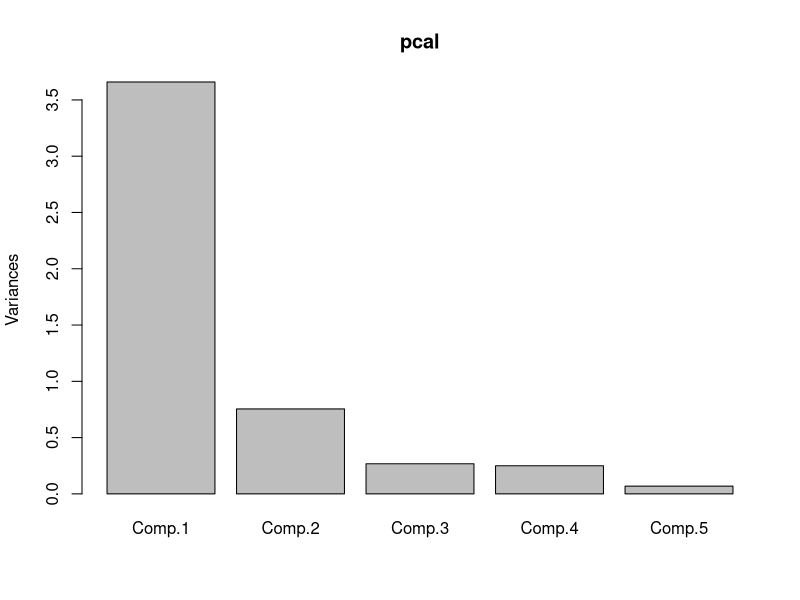
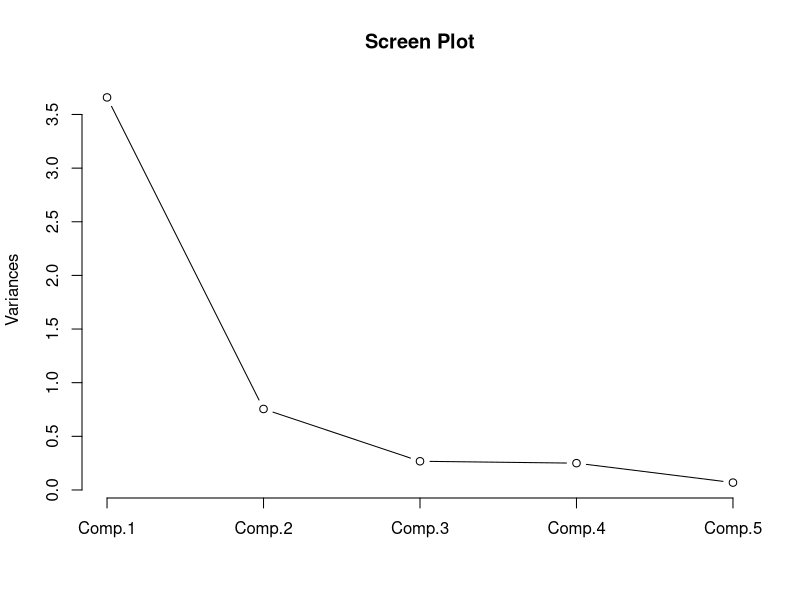
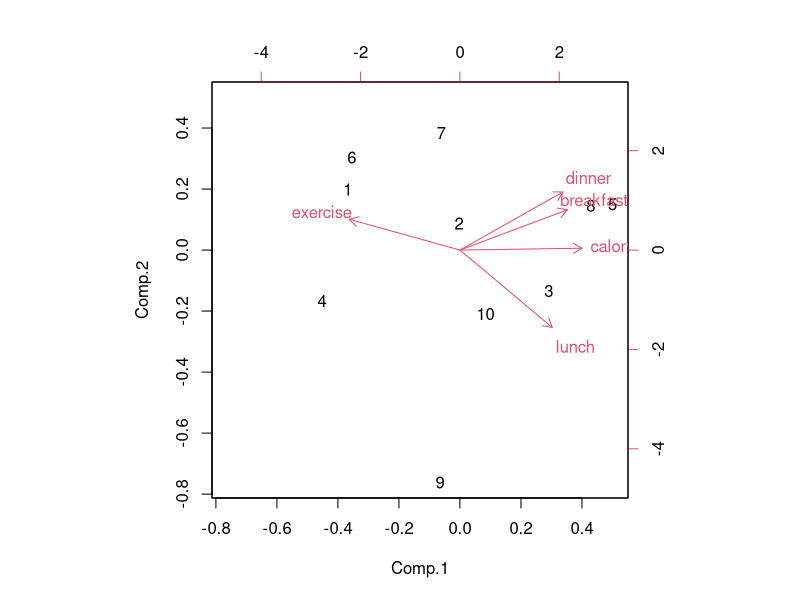

The R source for these figures, in order:
mydata<-read.csv("pca_dataset.csv")
attach(mydata)

names(mydata)
X <- mydata[1:10,1:5]
summary(X)

cor(X)

pcal<-princomp(X, scores=TRUE, cor=TRUE)

summary(pcal)

loadings(pcal)

#Visualize the Principal Components
plot(pcal)
screeplot(pcal,type="line",main="Screen Plot")
biplot(pcal)
pcal$scores[1:10,]

